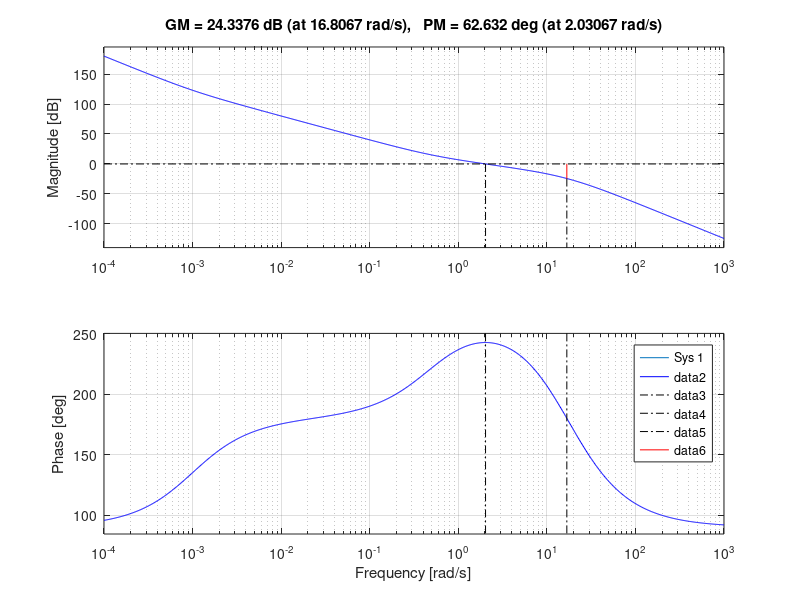
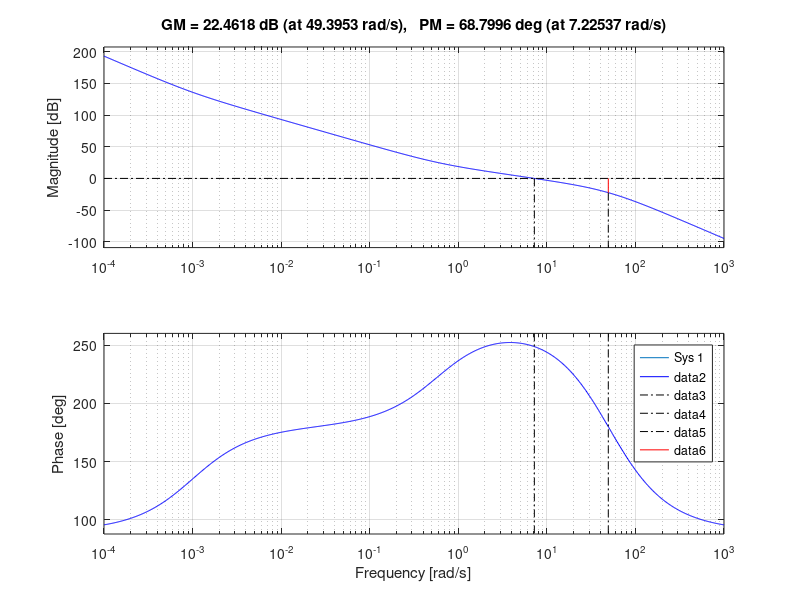
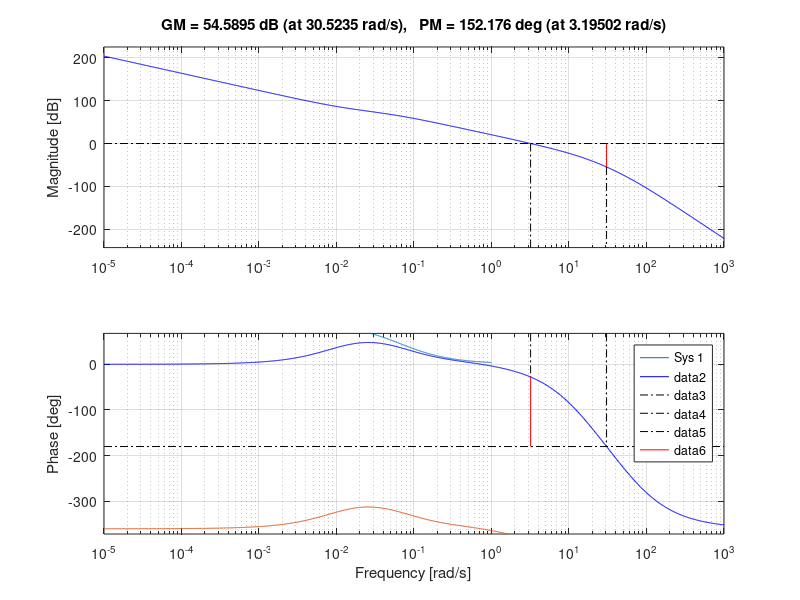

Write the MATLAB code that produced these figures, in order.
clear;
clc;

% system parameters known to controller
P.mc    = 1;  % kg
P.Jc    = 0.0042; % kg/m^2
P.mr    = 0.25; %kg
P.ml    = 0.25; %kg
P.d     = 0.3; %m
P.mu    = 0.1; %kg/s
P.g     = 9.81; %m/s2

% initial conditions
P.z0        = 0;
P.zdot0     = 0;
P.theta0    = 0;
P.thetadot0 = 0;
P.h0        = 0;
P.hdot0     = 0;

% sample rate of controller
P.Ts = 0.01;

% dirty derivative gain
P.sigma = 0.05;

% Saturation Limits
force_eq = (P.mc+2*P.mr)*P.g;
P.F_eq = force_eq;
P.F_max = 20;%-force_eq;
P.Tau_max = 10*P.d;

b0 = 1/(P.Jc+2*P.mr*P.d^2);

%%
%tuning longitudinal
%Proportional Gain
kp_lon = 1.5;
%Integral Control
ki_lon = .001;
%Low pass filter
p_LPF_lon = 15;
%Phase Lead Filter
p_Lead_lon = 20;
z_Lead_lon = .5;
%Phase Lag Filter
z_Lag_lon = 1;
p_Lag_lon = .0001;
%longitudinal controllers
C_PI_lon = tf([1,ki_lon],[1, 0]);%Integral Control
C_LPF_lon = tf(p_LPF_lon,[1, p_LPF_lon]); %Low Pass Filter
C_Lead_lon = tf([p_Lead_lon*1,p_Lead_lon*z_Lead_lon]...
    ,[z_Lead_lon*1,z_Lead_lon*p_Lead_lon]); %Phase Lead Filter
C_Lag_lon = tf([1,z_Lag_lon],[1,p_Lag_lon]);%Phase Lag Filter

P_lon = tf([1/(P.mc+2*P.mr)],[1,0,0]);
C_lon = kp_lon*C_PI_lon*C_LPF_lon*C_Lead_lon;

%plot bode for tuning and checking
figure(1), clf, 
bode(P_lon), grid on
hold on
bode(series(C_lon,P_lon))

margin(P_lon*C_lon)

[m_01_lon,p] = bode (C_lon*P_lon,.1) %must be at least 100
[m_200_lon,p] = bode (C_lon*P_lon,200) %must be at most .0001
%%
%tuning inner loop of lateral
%Proportional Gain
kp_lat_in = .217;
%Integral Control
ki_lat_in = .001;
%Low pass filter
p_LPF_lat_in = 50;
%Phase Lead Filter
p_Lead_lat_in = 50;
z_Lead_lat_in = .6;
%Phase Lag Filter
z_Lag_lat_in = 1;
p_Lag_lat_in = .0001;
%longitudinal controllers
C_PI_lat_in = tf([1,ki_lat_in],[1, 0]);%Integral Control
C_LPF_lat_in = tf(p_LPF_lat_in,[1, p_LPF_lat_in]); %Low Pass Filter
C_Lead_lat_in = tf([p_Lead_lat_in*1,p_Lead_lat_in*z_Lead_lat_in]...
    ,[z_Lead_lat_in*1,z_Lead_lat_in*p_Lead_lat_in]); %Phase Lead Filter
C_Lag_lat_in = tf([1,z_Lag_lat_in],[1,p_Lag_lat_in]);%Phase Lag Filter

%transfer funcitons for lateral inner loop control
P_lat_in = tf([b0],[1,0,0]);
C_lat_in = kp_lat_in*C_PI_lat_in*C_LPF_lat_in*C_Lead_lat_in;

%plot bode for tuning and checking
figure(2), clf, 
bode(P_lat_in), grid on
hold on
bode(series(C_lat_in,P_lat_in))

margin(P_lat_in*C_lat_in)

%crossover frequency of about 1 and add a Low Pass Filter to reduce noise
[m_10_lat_in,p] = bode (C_lat_in*P_lat_in,10) %should be about .707
[m_200_lat_in,p] = bode (C_lat_in*P_lat_in,200) %try to minimize this, but not critical
%%
%tuning outer loop of lateral 
%Proportional Gain
kp_lat_out = 1;
%Integral Control
ki_lat_out = .01;
%Low pass filter
p_LPF_lat_out = 50;
%Phase Lead Filter
p_Lead_lat_out = 30;
z_Lead_lat_out = .5;
%Phase Lag Filter
z_Lag_lat_out = 100;
p_Lag_lat_out = 1;
%longitudinal controllers
C_PI_lat_out = tf([1,ki_lat_out],[1, 0]);%Integral Control
C_LPF_lat_out = tf(p_LPF_lat_out,[1, p_LPF_lat_out]); %Low Pass Filter
C_Lead_lat_out = tf([p_Lead_lat_out*1,p_Lead_lat_out*z_Lead_lat_out]...
    ,[z_Lead_lat_out*1,z_Lead_lat_out*p_Lead_lat_out]); %Phase Lead Filter
C_Lag_lat_out = tf([1,z_Lag_lat_out],[1,p_Lag_lat_out]);%Phase Lag Filter

%transfer funcitons for lateral outer loop control
P_lat_out = tf([-force_eq/(P.mc+2*P.mr)],[1,P.mu/(P.mc+2*P.mr),0]);
C_lat_out = kp_lat_out*C_PI_lat_out*C_LPF_lat_out;%*C_Lag_lat_out;
P_lat_out2 = P_lat_out*(P_lat_in*C_lat_in)/(1+P_lat_in*C_lat_in);

%plot bode for tuning and checking
figure(3), clf, 
bode(P_lat_out), grid on
hold on
bode(series(C_lat_out,P_lat_out2))

margin(P_lat_out2*C_lat_out)

[m_1_lat_out,p] = bode (C_lat_out*P_lat_out2,1) %should be about 1
[m_100_lat_out,p] = bode (C_lat_out*P_lat_out2,100) %must be at most .00001